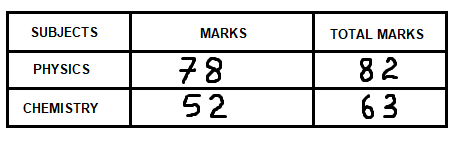
#> input picture 12. Using OpenCV to extract alphabets/Image_Samples/Sample1.png, 465 x 156 px, found by its file name
$ jupyter execute --allow-errors '4. Creating final pipeline for extracting details from cheque.ipynb'   (shell and % lines are left out)
#> lines starting #> are read from the running program, lines starting #| are printed output that depends on the picture; after the words box and inside, x2 and y2 are one past the last pixel; in counts of white or black regions, pixels touching at a corner belong together
# Imports

[cell 1]
import math
import cv2
import numpy as np
import pandas as pd
import matplotlib.pyplot as plt

from PIL import Image

import tensorflow as tf
from tensorflow.compat.v1.saved_model import load, tag_constants

# Constant

[cell 2]
ALPHABETS = {
    0:'A', 1:'B', 2:'C', 3:'D', 4:'E', 5:'F', 6:'G', 7:'H', 8:'I',9:'J',
    10:'K', 11:'L', 12:'M', 13:'N', 14:'O', 15:'P', 16:'Q', 17:'R', 18:'S',
    19:'T', 20:'U', 21:'V', 22:'W', 23:'X', 24: 'Y', 25:'Z'
}

SAMPLE_IMAGE = 'Image_Samples/Sample1.png'

ARR_LEFT_SECTION_CONTOURS = []
ARR_PAYEE_CONTOURS = []
ARR_PAYEE_WORDS = []
ARR_PAYEE_FIRST_NAME = []
ARR_PAYEE_MIDDLE_NAME = []
ARR_PAYEE_LAST_NAME = []

ARR_RIGHT_SECTION_CONTOURS = []
ARR_DATE_CONTOURS = []
ARR_AMOUNT_CONTOURS = []

# Helper Functions

[cell 3]
# [212 lines left out: functions find_contour_with_least_area, find_contour_with_greatest_area, draw_rectangle_on_img_contours_and_save_them, cropping_rectangles_and_saving_them, remove_contours_beyond_desired_area_range, ret_x_cord_contour and 4 more, not called in this run]


def do_cheque_contrast_and_find_contours(img, contrast, brightness, dilation_factor, contour_mode, isComplete, thresh_new):
    if isComplete == True:
        #1 -
        alpha = contrast # Contrast control (1.0-3.0)
        beta = brightness # Brightness control (0-100)
        adjusted = cv2.convertScaleAbs(img, alpha=alpha, beta=beta)

        #2 - convert the image to grayscale format
        img_gray = cv2.cvtColor(adjusted, cv2.COLOR_BGR2GRAY)

        #3 - apply thresholding
        ret, thresh = cv2.threshold(img_gray, 150, 255, cv2.THRESH_OTSU|cv2.THRESH_BINARY_INV)

        #4 - Finding rows/col
        rect_kernel = cv2.getStructuringElement(cv2.MORPH_RECT, (dilation_factor[0],dilation_factor[1]))
        dilation = cv2.dilate(thresh, rect_kernel, iterations=1)

        #5- Find contours
        contours, hierarchy = cv2.findContours(image=dilation, mode=contour_mode, method=cv2.CHAIN_APPROX_NONE)
        image_copy = img.copy()
        cv2.drawContours(image=image_copy, contours=contours, contourIdx=-1, color=(0, 255, 0), thickness=5, lineType=cv2.LINE_AA)

        #6- Cropped contours
        arr_contours = []
        draw_rectangle_on_img_contours_and_save_them(contours, thresh, arr_contours)

        #7- Return contours
        return arr_contours

    else:
        #4 - Finding rows/col
        thresh_new = np.array(thresh_new)
        rect_kernel = cv2.getStructuringElement(cv2.MORPH_RECT, (dilation_factor[0],dilation_factor[1]))
        dilation = cv2.dilate(thresh_new, rect_kernel, iterations=1)

        #5- Find contours
        contours, hierarchy = cv2.findContours(image=dilation, mode=contour_mode, method=cv2.CHAIN_APPROX_NONE)
        image_copy = img.copy()
        cv2.drawContours(image=image_copy, contours=contours, contourIdx=-1, color=(0, 255, 0), thickness=5, lineType=cv2.LINE_AA)

        #6- Find only desired area contour and sort them left->right
        new_contours = []

        for cnt in contours:
            area = cv2.contourArea(cnt)
            if area > 10000 and area <100000:
                new_contours.append(cnt)

        contours = new_contours
        contours = sorted(contours, key=ret_x_cord_contour, reverse=False)

        #6- Cropped contours
        arr_contours = []
        draw_rectangle_on_img_contours_and_save_them(contours, thresh_new, arr_contours)

        #7- Return contours
        return arr_contours


# [138 lines left out: functions get_chars_from_word_img, get_cheque_right_section_rows, get_date_contours, get_amount_contours, resizing_cropped_img_to_28_by_28, not called in this run]
        #plt.imshow(img_28_by_28)
        #plt.show()

# Image Processing

[cell 4]
def recognize_cheque_details(image):
#> called with image = 'Image_Samples/Sample1.png'
    global ARR_LEFT_SECTION_CONTOURS
    global ARR_PAYEE_CONTOURS
    global ARR_PAYEE_WORDS
    global ARR_PAYEE_FIRST_NAME
    global ARR_PAYEE_MIDDLE_NAME
    global ARR_PAYEE_LAST_NAME

    global ARR_RIGHT_SECTION_CONTOURS
    global ARR_DATE_CONTOURS
    global ARR_AMOUNT_CONTOURS

    first_name_prediction = ""
    middle_name_prediction = ""
    last_name_prediction = ""
    # ------------------------------------------------
    # STEP 1: SPLIT IMAGE BY 30 AND 70 RATIO
    # ------------------------------------------------
    img = cv2.imread(image)
#> img is the input picture: shape (156, 465, 3); mean B, G, R 222.4, 222.4, 222.4

    y = img.shape[0] #Height
#> y = 156
    x = img.shape[1] #Width
#> x = 465

    crop_ratio = int(x/3) # 100%-30% = 70%
#> crop_ratio = 155

    # Left section 70%
    IMG_LEFT_CROP = img[0:y, 0:x-crop_ratio] #[height, width]
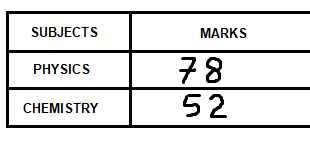
#> IMG_LEFT_CROP: shape (156, 310, 3); mean B, G, R 223.5, 223.5, 223.5

    # Right section 30%
    IMG_RIGHT_CROP = img[0:y, x-crop_ratio:x] #[height, width]
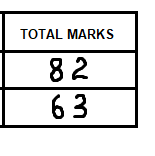
#> IMG_RIGHT_CROP: shape (156, 155, 3); mean B, G, R 220.3, 220.3, 220.3


    # ------------------------------------------------
    # STEP 2: EXTRACT ONLY DESIRED SECTION FROM LEFT
    #         CROP IMAGE
    # ------------------------------------------------
    # Vertically 20-25% above and the below area is of our no use. Discard it.
    y = IMG_LEFT_CROP.shape[0] #Height
    x = IMG_LEFT_CROP.shape[1] #Width
#> x = 310

    crop_ratio = int(y/1.35) # 100%-13.5% = 86.5%
#> crop_ratio = 115
    IMG_LEFT_CROP = IMG_LEFT_CROP[y-crop_ratio:y-(y-crop_ratio), 0:x] #[height, width] => [362,]
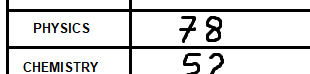
#> IMG_LEFT_CROP: shape (74, 310, 3); mean B, G, R 217.1, 217.1, 217.1

    # Cropping more from bottom
    image_copy = IMG_LEFT_CROP.copy()
    IMG_LEFT_CROP = image_copy[0:y-150,0:x]

    # ------------------------------------------------
    # STEP 2.1: FIND CONTOURS ON LEFT SECTION
    # ------------------------------------------------
    ARR_LEFT_SECTION_CONTOURS = do_cheque_contrast_and_find_contours(IMG_LEFT_CROP, 3, 150, (500,10), cv2.RETR_EXTERNAL, True, None)
#> in do_cheque_contrast_and_find_contours, `ret, thresh = cv2.threshold(img_gray, 150, 255, cv2.THRESH_OTSU|cv2.TH..`: ret = 150
#> in do_cheque_contrast_and_find_contours, `contours, hierarchy = cv2.findContours(image=dilation, mode=contour_mo..`: contours = 1 contour; box (x1, y1, x2, y2) and area: (0, 0, 310, 6) 1545
    ARR_LEFT_SECTION_CONTOURS.reverse()

    # ------------------------------------------------
    # STEP 2.2: EXTRACTING PAYEE NAME
    # ------------------------------------------------
    ARR_PAYEE_CONTOURS.clear()
    ARR_PAYEE_CONTOURS = do_cheque_contrast_and_find_contours(IMG_LEFT_CROP, 3, 150, (70,1), cv2.RETR_LIST, False, ARR_LEFT_SECTION_CONTOURS[0].copy())

    if len(ARR_PAYEE_CONTOURS) == 1:
        ARR_PAYEE_FIRST_NAME.clear()
        ARR_PAYEE_FIRST_NAME = get_chars_from_word_img(ARR_PAYEE_CONTOURS[0])
    elif len(ARR_PAYEE_CONTOURS) == 2:
        ARR_PAYEE_FIRST_NAME.clear()
        ARR_PAYEE_FIRST_NAME = get_chars_from_word_img(ARR_PAYEE_CONTOURS[0])
        ARR_PAYEE_LAST_NAME.clear()
        ARR_PAYEE_LAST_NAME = get_chars_from_word_img(ARR_PAYEE_CONTOURS[1])
    elif len(ARR_PAYEE_CONTOURS) == 3:
        ARR_PAYEE_FIRST_NAME.clear()
        ARR_PAYEE_FIRST_NAME = get_chars_from_word_img(ARR_PAYEE_CONTOURS[0])
        ARR_PAYEE_MIDDLE_NAME.clear()
        ARR_PAYEE_MIDDLE_NAME = get_chars_from_word_img(ARR_PAYEE_CONTOURS[1])
        ARR_PAYEE_LAST_NAME.clear()
        ARR_PAYEE_LAST_NAME = get_chars_from_word_img(ARR_PAYEE_CONTOURS[2])
    #else:
        # Do nothing


    # ------------------------------------------------
    # STEP 3: EXTRACT ONLY DESIRED SECTION FROM RIGHT
    #         CROP IMAGE
    # -----------------------------------------------
    y = IMG_RIGHT_CROP.shape[0] #Height
    x = IMG_RIGHT_CROP.shape[1] #Width

    bottom_crop_ratio = int(y/2.5) # 100%-25% = 75%
    top_crop_ratio = int(y/6.8) # 100%-68% = 30%

    IMG_RIGHT_CROP = IMG_RIGHT_CROP[top_crop_ratio:y-bottom_crop_ratio, 0:x] #[height, width] => [362,]
    ARR_RIGHT_SECTION_CONTOURS = get_cheque_right_section_rows(IMG_RIGHT_CROP)


    if len(ARR_RIGHT_SECTION_CONTOURS) == 2:
        ARR_RIGHT_SECTION_CONTOURS.reverse()

        # ------------------------------------------------
        # STEP 3.1: FIND DATE CONTOURS
        # -----------------------------------------------
        date_img = np.array(ARR_RIGHT_SECTION_CONTOURS[0])
        ARR_DATE_CONTOURS = get_date_contours(date_img)
        ARR_DATE_CONTOURS.reverse()
        if len(ARR_DATE_CONTOURS) > 8:
            del ARR_DATE_CONTOURS[0]

        # ------------------------------------------------
        # STEP 3.2: FIND AMOUNT CONTOURS
        # -----------------------------------------------

        y = ARR_RIGHT_SECTION_CONTOURS[1].height #Height
        x = ARR_RIGHT_SECTION_CONTOURS[1].width #Width

        image_copy = ARR_RIGHT_SECTION_CONTOURS[1].copy()
        image_copy = np.array(image_copy)

        crop_amount_in_words = image_copy[40:y-15, 350:x-120]

        ARR_AMOUNT_CONTOURS = get_amount_contours(ARR_RIGHT_SECTION_CONTOURS[1])

    # ------------------------------------------------
    # STEP 4: CONVERT ALL EXTRACTED CONTOURS TO
    #         28X28
    # -----------------------------------------------
    arr_amount_28x28 = []
    resizing_cropped_img_to_28_by_28(ARR_AMOUNT_CONTOURS, arr_amount_28x28)

    arr_date_28x28 = []
    resizing_cropped_img_to_28_by_28(ARR_DATE_CONTOURS, arr_date_28x28)

    arr_payee_first_name_28x28 = []
    resizing_cropped_img_to_28_by_28(ARR_PAYEE_FIRST_NAME, arr_payee_first_name_28x28)

    arr_payee_middle_name_28x28 = []
    resizing_cropped_img_to_28_by_28(ARR_PAYEE_MIDDLE_NAME, arr_payee_middle_name_28x28)

    arr_payee_last_name_28x28 = []
    resizing_cropped_img_to_28_by_28(ARR_PAYEE_LAST_NAME, arr_payee_last_name_28x28)

    # ------------------------------------------------
    # STEP 5: FLATTEN ALL 28X28 IMAGES
    # ------------------------------------------------
    x_arr_amount = []
    for i in range(len(arr_amount_28x28)):
        x_arr_amount.append(arr_amount_28x28[i].ravel())

    x_arr_date = []
    for i in range(len(arr_date_28x28)):
        x_arr_date.append(arr_date_28x28[i].ravel())

    x_arr_first_name = []
    for i in range(len(arr_payee_first_name_28x28)):
        x_arr_first_name.append(arr_payee_first_name_28x28[i].ravel())

    x_arr_middle_name = []
    for i in range(len(arr_payee_middle_name_28x28)):
        x_arr_middle_name.append(arr_payee_middle_name_28x28[i].ravel())

    x_arr_last_name = []
    for i in range(len(arr_payee_last_name_28x28)):
        x_arr_last_name.append(arr_payee_last_name_28x28[i].ravel())

    # ------------------------------------------------
    # STEP 6: LOAD DIGITS MODEL AND CREATE SESSION
    # ------------------------------------------------
    # Create a graph obj placeholder
    graph = tf.Graph()

    # Creating a sess obj and linking session and the graph
    sess = tf.compat.v1.Session(graph=graph)

    # Loading the Model
    load(sess=sess, tags=[tag_constants.SERVING], export_dir='SavedModel')

    # ------------------------------------------------
    # STEP 7: MAKING DIGITS PREDICTIONS
    # ------------------------------------------------
    # Return the `Tensor` with the given `name` and index=0 result
    X = graph.get_tensor_by_name('X:0')

    # Get hold of the tensor that will hold the predictions from the graph. Store these under y_pred
    y_pred = graph.get_tensor_by_name('accuracy_calc/prediction:0')

    # fetches = y_pred(the output we are after)
    amount_prediction = sess.run(fetches=y_pred, feed_dict={X:x_arr_amount})
    date_prediction = sess.run(fetches=y_pred, feed_dict={X:x_arr_date})

    # ------------------------------------------------
    # STEP 8: LOAD ALPHABETS MODEL AND CREATE SESSION
    # ------------------------------------------------
    # Create a graph obj placeholder
    graph = tf.Graph()

    # Creating a sess obj and linking session and the graph
    sess = tf.compat.v1.Session(graph=graph)

    # Loading the Model
    load(sess=sess, tags=[tag_constants.SERVING], export_dir='SavedModel_Alpha')

    # ------------------------------------------------
    # STEP 9: MAKING DIGITS PREDICTIONS
    # ------------------------------------------------
    # Return the `Tensor` with the given `name` and index=0 result
    X = graph.get_tensor_by_name('X:0')

    # Get hold of the tensor that will hold the predictions from the graph. Store these under y_pred
    y_pred = graph.get_tensor_by_name('accuracy_calc/prediction:0')

    # fetches = y_pred(the output we are after)
    if len(x_arr_first_name) > 0:
        first_name_prediction = sess.run(fetches=y_pred, feed_dict={X:x_arr_first_name})
    if len(x_arr_middle_name) > 0:
        middle_name_prediction = sess.run(fetches=y_pred, feed_dict={X:x_arr_middle_name})
    if len(x_arr_last_name) > 0:
        last_name_prediction = sess.run(fetches=y_pred, feed_dict={X:x_arr_last_name})

    # ------------------------------------------------
    # STEP 10: DECODING ALPHABETS PREDICTIONS
    # ------------------------------------------------
    arr_predicted_first_name = []
    arr_predicted_middle_name = []
    arr_predicted_last_name = []

    for i in range(len(first_name_prediction)):
        for key,value in ALPHABETS.items():
            if first_name_prediction[i] == key:
                arr_predicted_first_name.append(value)

    for i in range(len(middle_name_prediction)):
        for key,value in ALPHABETS.items():
            if middle_name_prediction[i] == key:
                arr_predicted_middle_name.append(value)

    for i in range(len(last_name_prediction)):
        for key,value in ALPHABETS.items():
            if last_name_prediction[i] == key:
                arr_predicted_last_name.append(value)

    # ------------------------------------------------
    # STEP 11: CONVERTING ARR INTO STRING
    # ------------------------------------------------
    amount = ''.join(map(str,amount_prediction))
    amount = 'Rs.' + amount
    date = ''.join(map(str,date_prediction))
    payee_fn = ''.join(map(str,arr_predicted_first_name))
    payee_mn = ''.join(map(str,arr_predicted_middle_name))
    payee_ln = ''.join(map(str,arr_predicted_last_name))

    new_date = ''
    for i in range(len(date)):
        if i == 2 or i == 4:
            new_date += '/' + date[i]
        else:
            new_date += date[i]

    print(amount)
    print(new_date)
    print(payee_fn)
    print(payee_mn)
    print(payee_ln)
